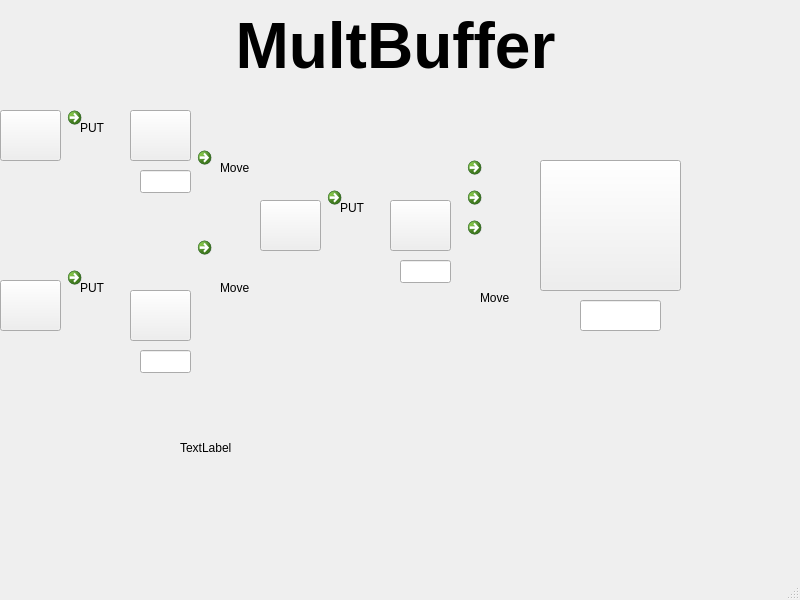
<?xml version="1.0" encoding="UTF-8"?>
<ui version="4.0">
 <class>MainWindow</class>
 <widget class="QMainWindow" name="MainWindow">
  <property name="geometry">
   <rect>
    <x>0</x>
    <y>0</y>
    <width>800</width>
    <height>600</height>
   </rect>
  </property>
  <property name="windowTitle">
   <string>MainWindow</string>
  </property>
  <widget class="QWidget" name="centralwidget">
   <widget class="QPushButton" name="Worker1">
    <property name="geometry">
     <rect>
      <x>0</x>
      <y>110</y>
      <width>61</width>
      <height>51</height>
     </rect>
    </property>
    <property name="text">
     <string/>
    </property>
    <property name="icon">
     <iconset resource="p.qrc">
      <normaloff>:/work.png</normaloff>:/work.png</iconset>
    </property>
    <property name="iconSize">
     <size>
      <width>49</width>
      <height>50</height>
     </size>
    </property>
   </widget>
   <widget class="QCommandLinkButton" name="commandLinkButton_2">
    <property name="geometry">
     <rect>
      <x>190</x>
      <y>230</y>
      <width>91</width>
      <height>81</height>
     </rect>
    </property>
    <property name="text">
     <string/>
    </property>
    <property name="icon">
     <iconset resource="p.qrc">
      <normaloff>:/arrow.png</normaloff>:/arrow.png</iconset>
    </property>
    <property name="iconSize">
     <size>
      <width>60</width>
      <height>60</height>
     </size>
    </property>
   </widget>
   <widget class="QCommandLinkButton" name="commandLinkButton_4">
    <property name="geometry">
     <rect>
      <x>60</x>
      <y>260</y>
      <width>81</width>
      <height>71</height>
     </rect>
    </property>
    <property name="text">
     <string/>
    </property>
    <property name="icon">
     <iconset resource="p.qrc">
      <normaloff>:/j3.png</normaloff>:/j3.png</iconset>
    </property>
    <property name="iconSize">
     <size>
      <width>60</width>
      <height>60</height>
     </size>
    </property>
   </widget>
   <widget class="QCommandLinkButton" name="commandLinkButton_7">
    <property name="geometry">
     <rect>
      <x>460</x>
      <y>210</y>
      <width>121</width>
      <height>91</height>
     </rect>
    </property>
    <property name="text">
     <string/>
    </property>
    <property name="icon">
     <iconset resource="p.qrc">
      <normaloff>:/j2.png</normaloff>:/j2.png</iconset>
    </property>
    <property name="iconSize">
     <size>
      <width>60</width>
      <height>60</height>
     </size>
    </property>
   </widget>
   <widget class="QPushButton" name="Carrier">
    <property name="geometry">
     <rect>
      <x>540</x>
      <y>160</y>
      <width>141</width>
      <height>131</height>
     </rect>
    </property>
    <property name="text">
     <string/>
    </property>
    <property name="icon">
     <iconset resource="p.qrc">
      <normaloff>:/Carrier.png</normaloff>:/Carrier.png</iconset>
    </property>
    <property name="iconSize">
     <size>
      <width>300</width>
      <height>300</height>
     </size>
    </property>
   </widget>
   <widget class="QPushButton" name="BB3">
    <property name="geometry">
     <rect>
      <x>390</x>
      <y>200</y>
      <width>61</width>
      <height>51</height>
     </rect>
    </property>
    <property name="text">
     <string/>
    </property>
    <property name="icon">
     <iconset resource="p.qrc">
      <normaloff>:/box.png</normaloff>:/box.png</iconset>
    </property>
    <property name="iconSize">
     <size>
      <width>50</width>
      <height>50</height>
     </size>
    </property>
   </widget>
   <widget class="QPushButton" name="BB1">
    <property name="geometry">
     <rect>
      <x>130</x>
      <y>110</y>
      <width>61</width>
      <height>51</height>
     </rect>
    </property>
    <property name="text">
     <string/>
    </property>
    <property name="icon">
     <iconset resource="p.qrc">
      <normaloff>:/box.png</normaloff>:/box.png</iconset>
    </property>
    <property name="iconSize">
     <size>
      <width>50</width>
      <height>50</height>
     </size>
    </property>
   </widget>
   <widget class="QPushButton" name="BB2">
    <property name="geometry">
     <rect>
      <x>130</x>
      <y>290</y>
      <width>61</width>
      <height>51</height>
     </rect>
    </property>
    <property name="text">
     <string/>
    </property>
    <property name="icon">
     <iconset resource="p.qrc">
      <normaloff>:/box.png</normaloff>:/box.png</iconset>
    </property>
    <property name="iconSize">
     <size>
      <width>50</width>
      <height>50</height>
     </size>
    </property>
   </widget>
   <widget class="QCommandLinkButton" name="commandLinkButton_5">
    <property name="geometry">
     <rect>
      <x>60</x>
      <y>100</y>
      <width>81</width>
      <height>71</height>
     </rect>
    </property>
    <property name="text">
     <string/>
    </property>
    <property name="icon">
     <iconset resource="p.qrc">
      <normaloff>:/j3.png</normaloff>:/j3.png</iconset>
    </property>
    <property name="iconSize">
     <size>
      <width>60</width>
      <height>60</height>
     </size>
    </property>
   </widget>
   <widget class="QCommandLinkButton" name="commandLinkButton_6">
    <property name="geometry">
     <rect>
      <x>320</x>
      <y>180</y>
      <width>81</width>
      <height>71</height>
     </rect>
    </property>
    <property name="text">
     <string/>
    </property>
    <property name="icon">
     <iconset resource="p.qrc">
      <normaloff>:/j3.png</normaloff>:/j3.png</iconset>
    </property>
    <property name="iconSize">
     <size>
      <width>60</width>
      <height>60</height>
     </size>
    </property>
   </widget>
   <widget class="QCommandLinkButton" name="commandLinkButton_9">
    <property name="geometry">
     <rect>
      <x>460</x>
      <y>180</y>
      <width>81</width>
      <height>71</height>
     </rect>
    </property>
    <property name="text">
     <string/>
    </property>
    <property name="icon">
     <iconset resource="p.qrc">
      <normaloff>:/j3.png</normaloff>:/j3.png</iconset>
    </property>
    <property name="iconSize">
     <size>
      <width>60</width>
      <height>60</height>
     </size>
    </property>
   </widget>
   <widget class="QCommandLinkButton" name="commandLinkButton_10">
    <property name="geometry">
     <rect>
      <x>190</x>
      <y>140</y>
      <width>121</width>
      <height>91</height>
     </rect>
    </property>
    <property name="text">
     <string/>
    </property>
    <property name="icon">
     <iconset resource="p.qrc">
      <normaloff>:/j2.png</normaloff>:/j2.png</iconset>
    </property>
    <property name="iconSize">
     <size>
      <width>60</width>
      <height>60</height>
     </size>
    </property>
   </widget>
   <widget class="QCommandLinkButton" name="commandLinkButton_3">
    <property name="geometry">
     <rect>
      <x>460</x>
      <y>150</y>
      <width>91</width>
      <height>81</height>
     </rect>
    </property>
    <property name="text">
     <string/>
    </property>
    <property name="icon">
     <iconset resource="p.qrc">
      <normaloff>:/arrow.png</normaloff>:/arrow.png</iconset>
    </property>
    <property name="iconSize">
     <size>
      <width>60</width>
      <height>60</height>
     </size>
    </property>
   </widget>
   <widget class="QPushButton" name="Worker2">
    <property name="geometry">
     <rect>
      <x>0</x>
      <y>280</y>
      <width>61</width>
      <height>51</height>
     </rect>
    </property>
    <property name="text">
     <string/>
    </property>
    <property name="icon">
     <iconset resource="p.qrc">
      <normaloff>:/work.png</normaloff>:/work.png</iconset>
    </property>
    <property name="iconSize">
     <size>
      <width>50</width>
      <height>50</height>
     </size>
    </property>
   </widget>
   <widget class="QPushButton" name="Worker3">
    <property name="geometry">
     <rect>
      <x>260</x>
      <y>200</y>
      <width>61</width>
      <height>51</height>
     </rect>
    </property>
    <property name="text">
     <string/>
    </property>
    <property name="icon">
     <iconset resource="p.qrc">
      <normaloff>:/work.png</normaloff>:/work.png</iconset>
    </property>
    <property name="iconSize">
     <size>
      <width>49</width>
      <height>50</height>
     </size>
    </property>
   </widget>
   <widget class="QLabel" name="label">
    <property name="geometry">
     <rect>
      <x>190</x>
      <y>10</y>
      <width>411</width>
      <height>71</height>
     </rect>
    </property>
    <property name="text">
     <string>&lt;html&gt;&lt;head/&gt;&lt;body&gt;&lt;p align=&quot;center&quot;&gt;&lt;span style=&quot; font-size:48pt; font-weight:700;&quot;&gt;MultBuffer&lt;/span&gt;&lt;/p&gt;&lt;/body&gt;&lt;/html&gt;</string>
    </property>
   </widget>
   <widget class="QLabel" name="label_2">
    <property name="geometry">
     <rect>
      <x>80</x>
      <y>280</y>
      <width>54</width>
      <height>16</height>
     </rect>
    </property>
    <property name="text">
     <string>PUT</string>
    </property>
   </widget>
   <widget class="QLabel" name="label_3">
    <property name="geometry">
     <rect>
      <x>80</x>
      <y>120</y>
      <width>54</width>
      <height>16</height>
     </rect>
    </property>
    <property name="text">
     <string>PUT</string>
    </property>
   </widget>
   <widget class="QLabel" name="label_4">
    <property name="geometry">
     <rect>
      <x>220</x>
      <y>160</y>
      <width>54</width>
      <height>16</height>
     </rect>
    </property>
    <property name="text">
     <string>Move</string>
    </property>
   </widget>
   <widget class="QLabel" name="label_5">
    <property name="geometry">
     <rect>
      <x>220</x>
      <y>280</y>
      <width>54</width>
      <height>16</height>
     </rect>
    </property>
    <property name="text">
     <string>Move</string>
    </property>
   </widget>
   <widget class="QLabel" name="label_6">
    <property name="geometry">
     <rect>
      <x>480</x>
      <y>290</y>
      <width>54</width>
      <height>16</height>
     </rect>
    </property>
    <property name="text">
     <string>Move</string>
    </property>
   </widget>
   <widget class="QLabel" name="label_7">
    <property name="geometry">
     <rect>
      <x>340</x>
      <y>200</y>
      <width>54</width>
      <height>16</height>
     </rect>
    </property>
    <property name="text">
     <string>PUT</string>
    </property>
   </widget>
   <widget class="QLabel" name="chejia">
    <property name="geometry">
     <rect>
      <x>-60</x>
      <y>100</y>
      <width>81</width>
      <height>71</height>
     </rect>
    </property>
    <property name="text">
     <string/>
    </property>
    <property name="pixmap">
     <pixmap resource="p.qrc">:/chejia.png</pixmap>
    </property>
   </widget>
   <widget class="QLabel" name="chelun">
    <property name="geometry">
     <rect>
      <x>-40</x>
      <y>280</y>
      <width>51</width>
      <height>51</height>
     </rect>
    </property>
    <property name="text">
     <string/>
    </property>
    <property name="pixmap">
     <pixmap resource="p.qrc">:/chelun.png</pixmap>
    </property>
   </widget>
   <widget class="QLineEdit" name="Box2lineEdit">
    <property name="geometry">
     <rect>
      <x>140</x>
      <y>350</y>
      <width>51</width>
      <height>23</height>
     </rect>
    </property>
   </widget>
   <widget class="QLineEdit" name="Box1lineEdit">
    <property name="geometry">
     <rect>
      <x>140</x>
      <y>170</y>
      <width>51</width>
      <height>23</height>
     </rect>
    </property>
   </widget>
   <widget class="QLineEdit" name="Box3lineEdit">
    <property name="geometry">
     <rect>
      <x>400</x>
      <y>260</y>
      <width>51</width>
      <height>23</height>
     </rect>
    </property>
   </widget>
   <widget class="QLineEdit" name="CarrierlineEdit">
    <property name="geometry">
     <rect>
      <x>580</x>
      <y>300</y>
      <width>81</width>
      <height>31</height>
     </rect>
    </property>
   </widget>
   <widget class="QLabel" name="label_8">
    <property name="geometry">
     <rect>
      <x>180</x>
      <y>440</y>
      <width>54</width>
      <height>16</height>
     </rect>
    </property>
    <property name="text">
     <string>TextLabel</string>
    </property>
   </widget>
  </widget>
  <widget class="QStatusBar" name="statusbar"/>
 </widget>
 <resources>
  <include location="p.qrc"/>
 </resources>
 <connections/>
</ui>
